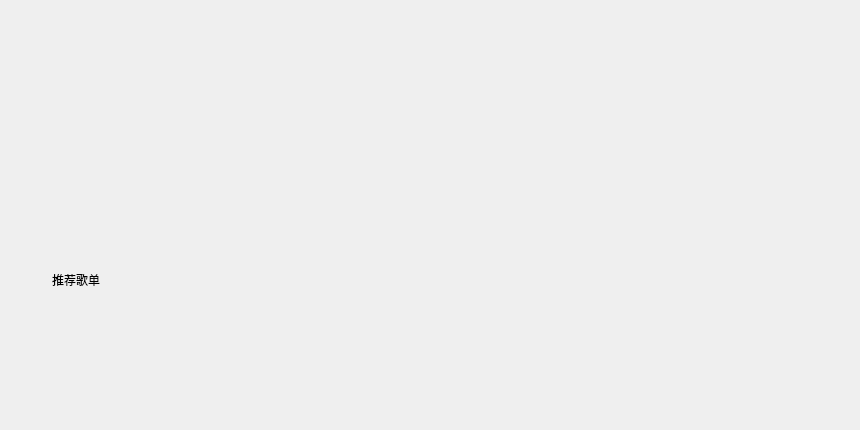
            <widget class="QWidget" name="recommend">
             <attribute name="title">
              <string>个性推荐</string>
             </attribute>
             <layout class="QVBoxLayout" name="verticalLayout_10">
              <property name="spacing">
               <number>0</number>
              </property>
              <property name="leftMargin">
               <number>0</number>
              </property>
              <property name="topMargin">
               <number>0</number>
              </property>
              <property name="rightMargin">
               <number>0</number>
              </property>
              <property name="bottomMargin">
               <number>0</number>
              </property>
              <item>
               <layout class="QHBoxLayout" name="horizontalLayout_32">
                <property name="spacing">
                 <number>0</number>
                </property>
                <item>
                 <spacer name="horizontalSpacer_55">
                  <property name="orientation">
                   <enum>Qt::Horizontal</enum>
                  </property>
                  <property name="sizeHint" stdset="0">
                   <size>
                    <width>40</width>
                    <height>20</height>
                   </size>
                  </property>
                 </spacer>
                </item>
                <item>
                 <widget class="QWidget" name="picWidget" native="true">
                  <property name="minimumSize">
                   <size>
                    <width>780</width>
                    <height>240</height>
                   </size>
                  </property>
                  <layout class="QHBoxLayout" name="horizontalLayout_31">
                   <item>
                    <layout class="QVBoxLayout" name="verLout_pic"/>
                   </item>
                  </layout>
                 </widget>
                </item>
                <item>
                 <spacer name="horizontalSpacer_56">
                  <property name="orientation">
                   <enum>Qt::Horizontal</enum>
                  </property>
                  <property name="sizeHint" stdset="0">
                   <size>
                    <width>40</width>
                    <height>20</height>
                   </size>
                  </property>
                 </spacer>
                </item>
               </layout>
              </item>
              <item>
               <spacer name="verticalSpacer_8">
                <property name="orientation">
                 <enum>Qt::Vertical</enum>
                </property>
                <property name="sizeType">
                 <enum>QSizePolicy::Fixed</enum>
                </property>
                <property name="sizeHint" stdset="0">
                 <size>
                  <width>20</width>
                  <height>30</height>
                 </size>
                </property>
               </spacer>
              </item>
              <item>
               <layout class="QHBoxLayout" name="horizontalLayout_33">
                <property name="spacing">
                 <number>0</number>
                </property>
                <item>
                 <spacer name="horizontalSpacer_32">
                  <property name="orientation">
                   <enum>Qt::Horizontal</enum>
                  </property>
                  <property name="sizeType">
                   <enum>QSizePolicy::Expanding</enum>
                  </property>
                  <property name="sizeHint" stdset="0">
                   <size>
                    <width>25</width>
                    <height>20</height>
                   </size>
                  </property>
                 </spacer>
                </item>
                <item>
                 <layout class="QVBoxLayout" name="verticalLayout_6">
                  <property name="spacing">
                   <number>0</number>
                  </property>
                  <item>
                   <layout class="QHBoxLayout" name="horizontalLayout">
                    <property name="spacing">
                     <number>0</number>
                    </property>
                    <item>
                     <widget class="QLabel" name="lab_T">
                      <property name="maximumSize">
                       <size>
                        <width>82</width>
                        <height>16777215</height>
                       </size>
                      </property>
                      <property name="text">
                       <string>推荐歌单</string>
                      </property>
                     </widget>
                    </item>
                    <item>
                     <widget class="QPushButton" name="ptn_cen">
                      <property name="maximumSize">
                       <size>
                        <width>18</width>
                        <height>18</height>
                       </size>
                      </property>
                      <property name="styleSheet">
                       <string notr="true">QPushButton#ptn_cen
{
border: none;
}</string>
                      </property>
                      <property name="text">
                       <string/>
                      </property>
                      <property name="icon">
                       <iconset resource="res.qrc">
                        <normaloff>:/ohter/images/ohter/right.png</normaloff>:/ohter/images/ohter/right.png</iconset>
                      </property>
                     </widget>
                    </item>
                    <item>
                     <spacer name="horizontalSpacer_53">
                      <property name="orientation">
                       <enum>Qt::Horizontal</enum>
                      </property>
                      <property name="sizeHint" stdset="0">
                       <size>
                        <width>40</width>
                        <height>20</height>
                       </size>
                      </property>
                     </spacer>
                    </item>
                   </layout>
                  </item>
                  <item>
                   <layout class="QHBoxLayout" name="horizontalLayout_2">
                    <property name="spacing">
                     <number>0</number>
                    </property>
                    <item>
                     <widget class="QWidget" name="widgetP1" native="true">
                      <property name="minimumSize">
                       <size>
                        <width>140</width>
                        <height>140</height>
                       </size>
                      </property>
                      <property name="maximumSize">
                       <size>
                        <width>140</width>
                        <height>140</height>
                       </size>
                      </property>
                     </widget>
                    </item>
                    <item>
                     <spacer name="horizontalSpacer_48">
                      <property name="orientation">
                       <enum>Qt::Horizontal</enum>
                      </property>
                      <property name="sizeType">
                       <enum>QSizePolicy::Fixed</enum>
                      </property>
                      <property name="sizeHint" stdset="0">
                       <size>
                        <width>14</width>
                        <height>20</height>
                       </size>
                      </property>
                     </spacer>
                    </item>
                    <item>
                     <widget class="QWidget" name="widgetP2" native="true">
                      <property name="minimumSize">
                       <size>
                        <width>140</width>
                        <height>140</height>
                       </size>
                      </property>
                      <property name="maximumSize">
                       <size>
                        <width>140</width>
                        <height>140</height>
                       </size>
                      </property>
                     </widget>
                    </item>
                    <item>
                     <spacer name="horizontalSpacer_49">
                      <property name="orientation">
                       <enum>Qt::Horizontal</enum>
                      </property>
                      <property name="sizeType">
                       <enum>QSizePolicy::Fixed</enum>
                      </property>
                      <property name="sizeHint" stdset="0">
                       <size>
                        <width>14</width>
                        <height>20</height>
                       </size>
                      </property>
                     </spacer>
                    </item>
                    <item>
                     <widget class="QWidget" name="widgetP3" native="true">
                      <property name="minimumSize">
                       <size>
                        <width>140</width>
                        <height>140</height>
                       </size>
                      </property>
                      <property name="maximumSize">
                       <size>
                        <width>140</width>
                        <height>140</height>
                       </size>
                      </property>
                     </widget>
                    </item>
                    <item>
                     <spacer name="horizontalSpacer_50">
                      <property name="orientation">
                       <enum>Qt::Horizontal</enum>
                      </property>
                      <property name="sizeType">
                       <enum>QSizePolicy::Fixed</enum>
                      </property>
                      <property name="sizeHint" stdset="0">
                       <size>
                        <width>14</width>
                        <height>20</height>
                       </size>
                      </property>
                     </spacer>
                    </item>
                    <item>
                     <widget class="QWidget" name="widgetP4" native="true">
                      <property name="minimumSize">
                       <size>
                        <width>140</width>
                        <height>140</height>
                       </size>
                      </property>
                      <property name="maximumSize">
                       <size>
                        <width>140</width>
                        <height>140</height>
                       </size>
                      </property>
                     </widget>
                    </item>
                    <item>
                     <spacer name="horizontalSpacer_51">
                      <property name="orientation">
                       <enum>Qt::Horizontal</enum>
                      </property>
                      <property name="sizeType">
                       <enum>QSizePolicy::Fixed</enum>
                      </property>
                      <property name="sizeHint" stdset="0">
                       <size>
                        <width>14</width>
                        <height>20</height>
                       </size>
                      </property>
                     </spacer>
                    </item>
                    <item>
                     <widget class="QWidget" name="widgetP5" native="true">
                      <property name="minimumSize">
                       <size>
                        <width>140</width>
                        <height>140</height>
                       </size>
                      </property>
                      <property name="maximumSize">
                       <size>
                        <width>140</width>
                        <height>140</height>
                       </size>
                      </property>
                     </widget>
                    </item>
                   </layout>
                  </item>
                 </layout>
                </item>
                <item>
                 <spacer name="horizontalSpacer_52">
                  <property name="orientation">
                   <enum>Qt::Horizontal</enum>
                  </property>
                  <property name="sizeType">
                   <enum>QSizePolicy::Expanding</enum>
                  </property>
                  <property name="sizeHint" stdset="0">
                   <size>
                    <width>25</width>
                    <height>20</height>
                   </size>
                  </property>
                 </spacer>
                </item>
               </layout>
              </item>
             </layout>
            </widget>
